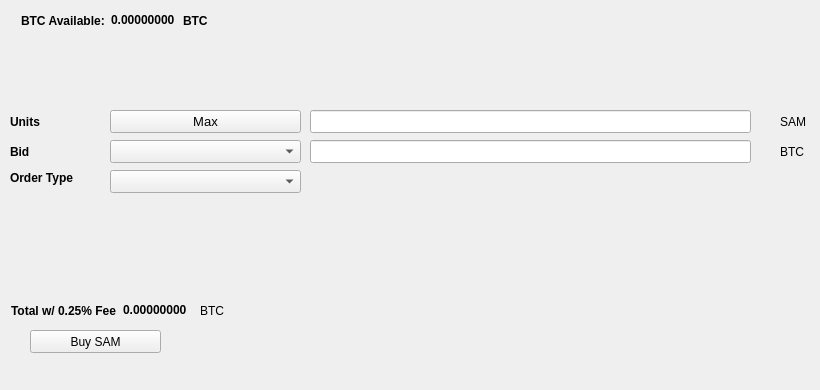
   <widget class="QWidget" name="BuyTab">
    <attribute name="title">
     <string>Buy</string>
    </attribute>
    <widget class="QPushButton" name="BuySAM">
     <property name="geometry">
      <rect>
       <x>30</x>
       <y>330</y>
       <width>131</width>
       <height>23</height>
      </rect>
     </property>
     <property name="text">
      <string>Buy SAM</string>
     </property>
     <property name="icon">
      <iconset resource="../stamp.qrc">
       <normaloff>:/icons/bitcoin</normaloff>:/icons/bitcoin</iconset>
     </property>
    </widget>
    <widget class="QLabel" name="label_3">
     <property name="geometry">
      <rect>
       <x>10</x>
       <y>110</y>
       <width>46</width>
       <height>23</height>
      </rect>
     </property>
     <property name="font">
      <font>
       <weight>75</weight>
       <bold>true</bold>
      </font>
     </property>
     <property name="text">
      <string>Units</string>
     </property>
    </widget>
    <widget class="QLineEdit" name="UnitsInput">
     <property name="geometry">
      <rect>
       <x>310</x>
       <y>110</y>
       <width>441</width>
       <height>23</height>
      </rect>
     </property>
     <property name="font">
      <font>
       <pointsize>9</pointsize>
       <weight>75</weight>
       <bold>true</bold>
      </font>
     </property>
    </widget>
    <widget class="QLineEdit" name="BuyBidPriceEdit">
     <property name="geometry">
      <rect>
       <x>310</x>
       <y>140</y>
       <width>441</width>
       <height>23</height>
      </rect>
     </property>
     <property name="font">
      <font>
       <pointsize>9</pointsize>
       <weight>75</weight>
       <bold>true</bold>
      </font>
     </property>
    </widget>
    <widget class="QLabel" name="label_4">
     <property name="geometry">
      <rect>
       <x>780</x>
       <y>110</y>
       <width>31</width>
       <height>23</height>
      </rect>
     </property>
     <property name="text">
      <string>SAM</string>
     </property>
    </widget>
    <widget class="QLabel" name="label_5">
     <property name="geometry">
      <rect>
       <x>780</x>
       <y>140</y>
       <width>31</width>
       <height>23</height>
      </rect>
     </property>
     <property name="text">
      <string>BTC</string>
     </property>
    </widget>
    <widget class="QLabel" name="label_6">
     <property name="geometry">
      <rect>
       <x>10</x>
       <y>140</y>
       <width>46</width>
       <height>23</height>
      </rect>
     </property>
     <property name="font">
      <font>
       <weight>75</weight>
       <bold>true</bold>
      </font>
     </property>
     <property name="text">
      <string>Bid</string>
     </property>
    </widget>
    <widget class="QLabel" name="label_7">
     <property name="geometry">
      <rect>
       <x>10</x>
       <y>170</y>
       <width>91</width>
       <height>16</height>
      </rect>
     </property>
     <property name="font">
      <font>
       <weight>75</weight>
       <bold>true</bold>
      </font>
     </property>
     <property name="text">
      <string>Order Type</string>
     </property>
    </widget>
    <widget class="QPushButton" name="Buy_Max_Amount">
     <property name="geometry">
      <rect>
       <x>110</x>
       <y>110</y>
       <width>191</width>
       <height>23</height>
      </rect>
     </property>
     <property name="font">
      <font>
       <pointsize>10</pointsize>
      </font>
     </property>
     <property name="text">
      <string>Max</string>
     </property>
    </widget>
    <widget class="QComboBox" name="BuyBidcomboBox">
     <property name="geometry">
      <rect>
       <x>110</x>
       <y>140</y>
       <width>191</width>
       <height>23</height>
      </rect>
     </property>
     <property name="font">
      <font>
       <pointsize>10</pointsize>
      </font>
     </property>
    </widget>
    <widget class="QComboBox" name="buyOrdertypeCombo">
     <property name="geometry">
      <rect>
       <x>110</x>
       <y>170</y>
       <width>191</width>
       <height>23</height>
      </rect>
     </property>
     <property name="font">
      <font>
       <pointsize>10</pointsize>
      </font>
     </property>
    </widget>
    <widget class="QWidget" name="layoutWidget1">
     <property name="geometry">
      <rect>
       <x>21</x>
       <y>11</y>
       <width>227</width>
       <height>19</height>
      </rect>
     </property>
     <layout class="QHBoxLayout" name="horizontalLayout_3">
      <item>
       <widget class="QLabel" name="label232">
        <property name="font">
         <font>
          <weight>75</weight>
          <bold>true</bold>
         </font>
        </property>
        <property name="text">
         <string>BTC Available:</string>
        </property>
       </widget>
      </item>
      <item>
       <widget class="QLabel" name="BtcAvailableLbl">
        <property name="palette">
         <palette>
          <active>
           <colorrole role="WindowText">
            <brush brushstyle="SolidPattern">
             <color alpha="255">
              <red>0</red>
              <green>0</green>
              <blue>0</blue>
             </color>
            </brush>
           </colorrole>
           <colorrole role="Button">
            <brush brushstyle="SolidPattern">
             <color alpha="255">
              <red>0</red>
              <green>170</green>
              <blue>0</blue>
             </color>
            </brush>
           </colorrole>
           <colorrole role="Light">
            <brush brushstyle="SolidPattern">
             <color alpha="255">
              <red>0</red>
              <green>255</green>
              <blue>0</blue>
             </color>
            </brush>
           </colorrole>
           <colorrole role="Midlight">
            <brush brushstyle="SolidPattern">
             <color alpha="255">
              <red>0</red>
              <green>212</green>
              <blue>0</blue>
             </color>
            </brush>
           </colorrole>
           <colorrole role="Dark">
            <brush brushstyle="SolidPattern">
             <color alpha="255">
              <red>0</red>
              <green>85</green>
              <blue>0</blue>
             </color>
            </brush>
           </colorrole>
           <colorrole role="Mid">
            <brush brushstyle="SolidPattern">
             <color alpha="255">
              <red>0</red>
              <green>113</green>
              <blue>0</blue>
             </color>
            </brush>
           </colorrole>
           <colorrole role="Text">
            <brush brushstyle="SolidPattern">
             <color alpha="255">
              <red>0</red>
              <green>170</green>
              <blue>0</blue>
             </color>
            </brush>
           </colorrole>
           <colorrole role="BrightText">
            <brush brushstyle="SolidPattern">
             <color alpha="255">
              <red>255</red>
              <green>255</green>
              <blue>255</blue>
             </color>
            </brush>
           </colorrole>
           <colorrole role="ButtonText">
            <brush brushstyle="SolidPattern">
             <color alpha="255">
              <red>0</red>
              <green>0</green>
              <blue>0</blue>
             </color>
            </brush>
           </colorrole>
           <colorrole role="Base">
            <brush brushstyle="SolidPattern">
             <color alpha="255">
              <red>255</red>
              <green>255</green>
              <blue>255</blue>
             </color>
            </brush>
           </colorrole>
           <colorrole role="Window">
            <brush brushstyle="SolidPattern">
             <color alpha="255">
              <red>0</red>
              <green>170</green>
              <blue>0</blue>
             </color>
            </brush>
           </colorrole>
           <colorrole role="Shadow">
            <brush brushstyle="SolidPattern">
             <color alpha="255">
              <red>0</red>
              <green>0</green>
              <blue>0</blue>
             </color>
            </brush>
           </colorrole>
           <colorrole role="AlternateBase">
            <brush brushstyle="SolidPattern">
             <color alpha="255">
              <red>127</red>
              <green>212</green>
              <blue>127</blue>
             </color>
            </brush>
           </colorrole>
           <colorrole role="ToolTipBase">
            <brush brushstyle="SolidPattern">
             <color alpha="255">
              <red>255</red>
              <green>255</green>
              <blue>220</blue>
             </color>
            </brush>
           </colorrole>
           <colorrole role="ToolTipText">
            <brush brushstyle="SolidPattern">
             <color alpha="255">
              <red>0</red>
              <green>0</green>
              <blue>0</blue>
             </color>
            </brush>
           </colorrole>
          </active>
          <inactive>
           <colorrole role="WindowText">
            <brush brushstyle="SolidPattern">
             <color alpha="255">
              <red>0</red>
              <green>0</green>
              <blue>0</blue>
             </color>
            </brush>
           </colorrole>
           <colorrole role="Button">
            <brush brushstyle="SolidPattern">
             <color alpha="255">
              <red>0</red>
              <green>170</green>
              <blue>0</blue>
             </color>
            </brush>
           </colorrole>
           <colorrole role="Light">
            <brush brushstyle="SolidPattern">
             <color alpha="255">
              <red>0</red>
              <green>255</green>
              <blue>0</blue>
             </color>
            </brush>
           </colorrole>
           <colorrole role="Midlight">
            <brush brushstyle="SolidPattern">
             <color alpha="255">
              <red>0</red>
              <green>212</green>
              <blue>0</blue>
             </color>
            </brush>
           </colorrole>
           <colorrole role="Dark">
            <brush brushstyle="SolidPattern">
             <color alpha="255">
              <red>0</red>
              <green>85</green>
              <blue>0</blue>
             </color>
            </brush>
           </colorrole>
           <colorrole role="Mid">
            <brush brushstyle="SolidPattern">
             <color alpha="255">
              <red>0</red>
              <green>113</green>
              <blue>0</blue>
             </color>
            </brush>
           </colorrole>
           <colorrole role="Text">
            <brush brushstyle="SolidPattern">
             <color alpha="255">
              <red>0</red>
              <green>170</green>
              <blue>0</blue>
             </color>
            </brush>
           </colorrole>
           <colorrole role="BrightText">
            <brush brushstyle="SolidPattern">
             <color alpha="255">
              <red>255</red>
              <green>255</green>
              <blue>255</blue>
             </color>
            </brush>
           </colorrole>
           <colorrole role="ButtonText">
            <brush brushstyle="SolidPattern">
             <color alpha="255">
              <red>0</red>
              <green>0</green>
              <blue>0</blue>
             </color>
            </brush>
           </colorrole>
           <colorrole role="Base">
            <brush brushstyle="SolidPattern">
             <color alpha="255">
              <red>255</red>
              <green>255</green>
              <blue>255</blue>
             </color>
            </brush>
           </colorrole>
           <colorrole role="Window">
            <brush brushstyle="SolidPattern">
             <color alpha="255">
              <red>0</red>
              <green>170</green>
              <blue>0</blue>
             </color>
            </brush>
           </colorrole>
           <colorrole role="Shadow">
            <brush brushstyle="SolidPattern">
             <color alpha="255">
              <red>0</red>
              <green>0</green>
              <blue>0</blue>
             </color>
            </brush>
           </colorrole>
           <colorrole role="AlternateBase">
            <brush brushstyle="SolidPattern">
             <color alpha="255">
              <red>127</red>
              <green>212</green>
              <blue>127</blue>
             </color>
            </brush>
           </colorrole>
           <colorrole role="ToolTipBase">
            <brush brushstyle="SolidPattern">
             <color alpha="255">
              <red>255</red>
              <green>255</green>
              <blue>220</blue>
             </color>
            </brush>
           </colorrole>
           <colorrole role="ToolTipText">
            <brush brushstyle="SolidPattern">
             <color alpha="255">
              <red>0</red>
              <green>0</green>
              <blue>0</blue>
             </color>
            </brush>
           </colorrole>
          </inactive>
          <disabled>
           <colorrole role="WindowText">
            <brush brushstyle="SolidPattern">
             <color alpha="255">
              <red>0</red>
              <green>85</green>
              <blue>0</blue>
             </color>
            </brush>
           </colorrole>
           <colorrole role="Button">
            <brush brushstyle="SolidPattern">
             <color alpha="255">
              <red>0</red>
              <green>170</green>
              <blue>0</blue>
             </color>
            </brush>
           </colorrole>
           <colorrole role="Light">
            <brush brushstyle="SolidPattern">
             <color alpha="255">
              <red>0</red>
              <green>255</green>
              <blue>0</blue>
             </color>
            </brush>
           </colorrole>
           <colorrole role="Midlight">
            <brush brushstyle="SolidPattern">
             <color alpha="255">
              <red>0</red>
              <green>212</green>
              <blue>0</blue>
             </color>
            </brush>
           </colorrole>
           <colorrole role="Dark">
            <brush brushstyle="SolidPattern">
             <color alpha="255">
              <red>0</red>
              <green>85</green>
              <blue>0</blue>
             </color>
            </brush>
           </colorrole>
           <colorrole role="Mid">
            <brush brushstyle="SolidPattern">
             <color alpha="255">
              <red>0</red>
              <green>113</green>
              <blue>0</blue>
             </color>
            </brush>
           </colorrole>
           <colorrole role="Text">
            <brush brushstyle="SolidPattern">
             <color alpha="255">
              <red>0</red>
              <green>85</green>
              <blue>0</blue>
             </color>
            </brush>
           </colorrole>
           <colorrole role="BrightText">
            <brush brushstyle="SolidPattern">
             <color alpha="255">
              <red>255</red>
              <green>255</green>
              <blue>255</blue>
             </color>
            </brush>
           </colorrole>
           <colorrole role="ButtonText">
            <brush brushstyle="SolidPattern">
             <color alpha="255">
              <red>0</red>
              <green>85</green>
              <blue>0</blue>
             </color>
            </brush>
           </colorrole>
           <colorrole role="Base">
            <brush brushstyle="SolidPattern">
             <color alpha="255">
              <red>0</red>
              <green>170</green>
              <blue>0</blue>
             </color>
            </brush>
           </colorrole>
           <colorrole role="Window">
            <brush brushstyle="SolidPattern">
             <color alpha="255">
              <red>0</red>
              <green>170</green>
              <blue>0</blue>
             </color>
            </brush>
           </colorrole>
           <colorrole role="Shadow">
            <brush brushstyle="SolidPattern">
             <color alpha="255">
              <red>0</red>
              <green>0</green>
              <blue>0</blue>
             </color>
            </brush>
           </colorrole>
           <colorrole role="AlternateBase">
            <brush brushstyle="SolidPattern">
             <color alpha="255">
              <red>0</red>
              <green>170</green>
              <blue>0</blue>
             </color>
            </brush>
           </colorrole>
           <colorrole role="ToolTipBase">
            <brush brushstyle="SolidPattern">
             <color alpha="255">
              <red>255</red>
              <green>255</green>
              <blue>220</blue>
             </color>
            </brush>
           </colorrole>
           <colorrole role="ToolTipText">
            <brush brushstyle="SolidPattern">
             <color alpha="255">
              <red>0</red>
              <green>0</green>
              <blue>0</blue>
             </color>
            </brush>
           </colorrole>
          </disabled>
         </palette>
        </property>
        <property name="font">
         <font>
          <weight>75</weight>
          <bold>true</bold>
         </font>
        </property>
        <property name="text">
         <string>0.00000000</string>
        </property>
        <property name="textInteractionFlags">
         <set>Qt::LinksAccessibleByMouse|Qt::TextSelectableByKeyboard|Qt::TextSelectableByMouse</set>
        </property>
       </widget>
      </item>
      <item>
       <widget class="QLabel" name="BtcAvailableLbl_2">
        <property name="font">
         <font>
          <weight>75</weight>
          <bold>true</bold>
         </font>
        </property>
        <property name="text">
         <string>BTC</string>
        </property>
       </widget>
      </item>
     </layout>
    </widget>
    <widget class="QWidget" name="layoutWidge2">
     <property name="geometry">
      <rect>
       <x>11</x>
       <y>301</y>
       <width>259</width>
       <height>19</height>
      </rect>
     </property>
     <layout class="QHBoxLayout" name="horizontalLayout_4">
      <item>
       <widget class="QLabel" name="label_9">
        <property name="font">
         <font>
          <weight>75</weight>
          <bold>true</bold>
         </font>
        </property>
        <property name="text">
         <string>Total w/ 0.25% Fee</string>
        </property>
       </widget>
      </item>
      <item>
       <widget class="QLabel" name="BuyCostLabel">
        <property name="palette">
         <palette>
          <active>
           <colorrole role="WindowText">
            <brush brushstyle="SolidPattern">
             <color alpha="255">
              <red>0</red>
              <green>0</green>
              <blue>0</blue>
             </color>
            </brush>
           </colorrole>
           <colorrole role="Button">
            <brush brushstyle="SolidPattern">
             <color alpha="255">
              <red>0</red>
              <green>170</green>
              <blue>0</blue>
             </color>
            </brush>
           </colorrole>
           <colorrole role="Light">
            <brush brushstyle="SolidPattern">
             <color alpha="255">
              <red>0</red>
              <green>255</green>
              <blue>0</blue>
             </color>
            </brush>
           </colorrole>
           <colorrole role="Midlight">
            <brush brushstyle="SolidPattern">
             <color alpha="255">
              <red>0</red>
              <green>212</green>
              <blue>0</blue>
             </color>
            </brush>
           </colorrole>
           <colorrole role="Dark">
            <brush brushstyle="SolidPattern">
             <color alpha="255">
              <red>0</red>
              <green>85</green>
              <blue>0</blue>
             </color>
            </brush>
           </colorrole>
           <colorrole role="Mid">
            <brush brushstyle="SolidPattern">
             <color alpha="255">
              <red>0</red>
              <green>113</green>
              <blue>0</blue>
             </color>
            </brush>
           </colorrole>
           <colorrole role="Text">
            <brush brushstyle="SolidPattern">
             <color alpha="255">
              <red>0</red>
              <green>170</green>
              <blue>0</blue>
             </color>
            </brush>
           </colorrole>
           <colorrole role="BrightText">
            <brush brushstyle="SolidPattern">
             <color alpha="255">
              <red>255</red>
              <green>255</green>
              <blue>255</blue>
             </color>
            </brush>
           </colorrole>
           <colorrole role="ButtonText">
            <brush brushstyle="SolidPattern">
             <color alpha="255">
              <red>0</red>
              <green>0</green>
              <blue>0</blue>
             </color>
            </brush>
           </colorrole>
           <colorrole role="Base">
            <brush brushstyle="SolidPattern">
             <color alpha="255">
              <red>255</red>
              <green>255</green>
              <blue>255</blue>
             </color>
            </brush>
           </colorrole>
           <colorrole role="Window">
            <brush brushstyle="SolidPattern">
             <color alpha="255">
              <red>0</red>
              <green>170</green>
              <blue>0</blue>
             </color>
            </brush>
           </colorrole>
           <colorrole role="Shadow">
            <brush brushstyle="SolidPattern">
             <color alpha="255">
              <red>0</red>
              <green>0</green>
              <blue>0</blue>
             </color>
            </brush>
           </colorrole>
           <colorrole role="AlternateBase">
            <brush brushstyle="SolidPattern">
             <color alpha="255">
              <red>127</red>
              <green>212</green>
              <blue>127</blue>
             </color>
            </brush>
           </colorrole>
           <colorrole role="ToolTipBase">
            <brush brushstyle="SolidPattern">
             <color alpha="255">
              <red>255</red>
              <green>255</green>
              <blue>220</blue>
             </color>
            </brush>
           </colorrole>
           <colorrole role="ToolTipText">
            <brush brushstyle="SolidPattern">
             <color alpha="255">
              <red>0</red>
              <green>0</green>
              <blue>0</blue>
             </color>
            </brush>
           </colorrole>
          </active>
          <inactive>
           <colorrole role="WindowText">
            <brush brushstyle="SolidPattern">
             <color alpha="255">
              <red>0</red>
              <green>0</green>
              <blue>0</blue>
             </color>
            </brush>
           </colorrole>
           <colorrole role="Button">
            <brush brushstyle="SolidPattern">
             <color alpha="255">
              <red>0</red>
              <green>170</green>
              <blue>0</blue>
             </color>
            </brush>
           </colorrole>
           <colorrole role="Light">
            <brush brushstyle="SolidPattern">
             <color alpha="255">
              <red>0</red>
              <green>255</green>
              <blue>0</blue>
             </color>
            </brush>
           </colorrole>
           <colorrole role="Midlight">
            <brush brushstyle="SolidPattern">
             <color alpha="255">
              <red>0</red>
              <green>212</green>
              <blue>0</blue>
             </color>
            </brush>
           </colorrole>
           <colorrole role="Dark">
            <brush brushstyle="SolidPattern">
             <color alpha="255">
              <red>0</red>
              <green>85</green>
              <blue>0</blue>
             </color>
            </brush>
           </colorrole>
           <colorrole role="Mid">
            <brush brushstyle="SolidPattern">
             <color alpha="255">
              <red>0</red>
              <green>113</green>
              <blue>0</blue>
             </color>
            </brush>
           </colorrole>
           <colorrole role="Text">
            <brush brushstyle="SolidPattern">
             <color alpha="255">
              <red>0</red>
              <green>170</green>
              <blue>0</blue>
             </color>
            </brush>
           </colorrole>
           <colorrole role="BrightText">
            <brush brushstyle="SolidPattern">
             <color alpha="255">
              <red>255</red>
              <green>255</green>
              <blue>255</blue>
             </color>
            </brush>
           </colorrole>
           <colorrole role="ButtonText">
            <brush brushstyle="SolidPattern">
             <color alpha="255">
              <red>0</red>
              <green>0</green>
              <blue>0</blue>
             </color>
            </brush>
           </colorrole>
           <colorrole role="Base">
            <brush brushstyle="SolidPattern">
             <color alpha="255">
              <red>255</red>
              <green>255</green>
              <blue>255</blue>
             </color>
            </brush>
           </colorrole>
           <colorrole role="Window">
            <brush brushstyle="SolidPattern">
             <color alpha="255">
              <red>0</red>
              <green>170</green>
              <blue>0</blue>
             </color>
            </brush>
           </colorrole>
           <colorrole role="Shadow">
            <brush brushstyle="SolidPattern">
             <color alpha="255">
              <red>0</red>
              <green>0</green>
              <blue>0</blue>
             </color>
            </brush>
           </colorrole>
           <colorrole role="AlternateBase">
            <brush brushstyle="SolidPattern">
             <color alpha="255">
              <red>127</red>
              <green>212</green>
              <blue>127</blue>
             </color>
            </brush>
           </colorrole>
           <colorrole role="ToolTipBase">
            <brush brushstyle="SolidPattern">
             <color alpha="255">
              <red>255</red>
              <green>255</green>
              <blue>220</blue>
             </color>
            </brush>
           </colorrole>
           <colorrole role="ToolTipText">
            <brush brushstyle="SolidPattern">
             <color alpha="255">
              <red>0</red>
              <green>0</green>
              <blue>0</blue>
             </color>
            </brush>
           </colorrole>
          </inactive>
          <disabled>
           <colorrole role="WindowText">
            <brush brushstyle="SolidPattern">
             <color alpha="255">
              <red>0</red>
              <green>85</green>
              <blue>0</blue>
             </color>
            </brush>
           </colorrole>
           <colorrole role="Button">
            <brush brushstyle="SolidPattern">
             <color alpha="255">
              <red>0</red>
              <green>170</green>
              <blue>0</blue>
             </color>
            </brush>
           </colorrole>
           <colorrole role="Light">
            <brush brushstyle="SolidPattern">
             <color alpha="255">
              <red>0</red>
              <green>255</green>
              <blue>0</blue>
             </color>
            </brush>
           </colorrole>
           <colorrole role="Midlight">
            <brush brushstyle="SolidPattern">
             <color alpha="255">
              <red>0</red>
              <green>212</green>
              <blue>0</blue>
             </color>
            </brush>
           </colorrole>
           <colorrole role="Dark">
            <brush brushstyle="SolidPattern">
             <color alpha="255">
              <red>0</red>
              <green>85</green>
              <blue>0</blue>
             </color>
            </brush>
           </colorrole>
           <colorrole role="Mid">
            <brush brushstyle="SolidPattern">
             <color alpha="255">
              <red>0</red>
              <green>113</green>
              <blue>0</blue>
             </color>
            </brush>
           </colorrole>
           <colorrole role="Text">
            <brush brushstyle="SolidPattern">
             <color alpha="255">
              <red>0</red>
              <green>85</green>
              <blue>0</blue>
             </color>
            </brush>
           </colorrole>
           <colorrole role="BrightText">
            <brush brushstyle="SolidPattern">
             <color alpha="255">
              <red>255</red>
              <green>255</green>
              <blue>255</blue>
             </color>
            </brush>
           </colorrole>
           <colorrole role="ButtonText">
            <brush brushstyle="SolidPattern">
             <color alpha="255">
              <red>0</red>
              <green>85</green>
              <blue>0</blue>
             </color>
            </brush>
           </colorrole>
           <colorrole role="Base">
            <brush brushstyle="SolidPattern">
             <color alpha="255">
              <red>0</red>
              <green>170</green>
              <blue>0</blue>
             </color>
            </brush>
           </colorrole>
           <colorrole role="Window">
            <brush brushstyle="SolidPattern">
             <color alpha="255">
              <red>0</red>
              <green>170</green>
              <blue>0</blue>
             </color>
            </brush>
           </colorrole>
           <colorrole role="Shadow">
            <brush brushstyle="SolidPattern">
             <color alpha="255">
              <red>0</red>
              <green>0</green>
              <blue>0</blue>
             </color>
            </brush>
           </colorrole>
           <colorrole role="AlternateBase">
            <brush brushstyle="SolidPattern">
             <color alpha="255">
              <red>0</red>
              <green>170</green>
              <blue>0</blue>
             </color>
            </brush>
           </colorrole>
           <colorrole role="ToolTipBase">
            <brush brushstyle="SolidPattern">
             <color alpha="255">
              <red>255</red>
              <green>255</green>
              <blue>220</blue>
             </color>
            </brush>
           </colorrole>
           <colorrole role="ToolTipText">
            <brush brushstyle="SolidPattern">
             <color alpha="255">
              <red>0</red>
              <green>0</green>
              <blue>0</blue>
             </color>
            </brush>
           </colorrole>
          </disabled>
         </palette>
        </property>
        <property name="font">
         <font>
          <weight>75</weight>
          <bold>true</bold>
         </font>
        </property>
        <property name="autoFillBackground">
         <bool>false</bool>
        </property>
        <property name="text">
         <string>0.00000000</string>
        </property>
        <property name="textInteractionFlags">
         <set>Qt::LinksAccessibleByMouse|Qt::TextSelectableByMouse</set>
        </property>
       </widget>
      </item>
      <item>
       <widget class="QLabel" name="label_10">
        <property name="font">
         <font>
          <weight>50</weight>
          <bold>false</bold>
         </font>
        </property>
        <property name="text">
         <string>BTC</string>
        </property>
       </widget>
      </item>
     </layout>
    </widget>
    <widget class="QLabel" name="label_24">
     <property name="geometry">
      <rect>
       <x>460</x>
       <y>300</y>
       <width>281</width>
       <height>81</height>
      </rect>
     </property>
     <property name="text">
      <string/>
     </property>
     <property name="pixmap">
      <pixmap>:/images/bittrex</pixmap>
     </property>
    </widget>
   </widget>
